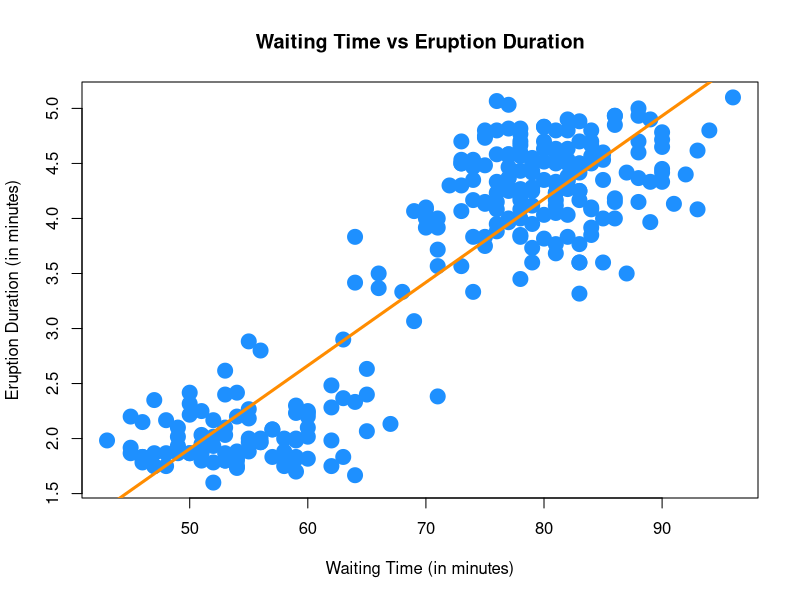
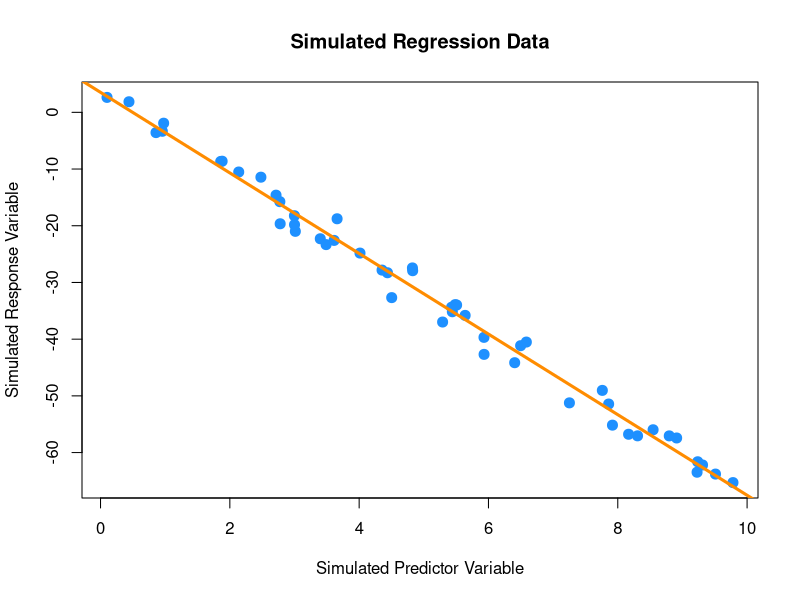
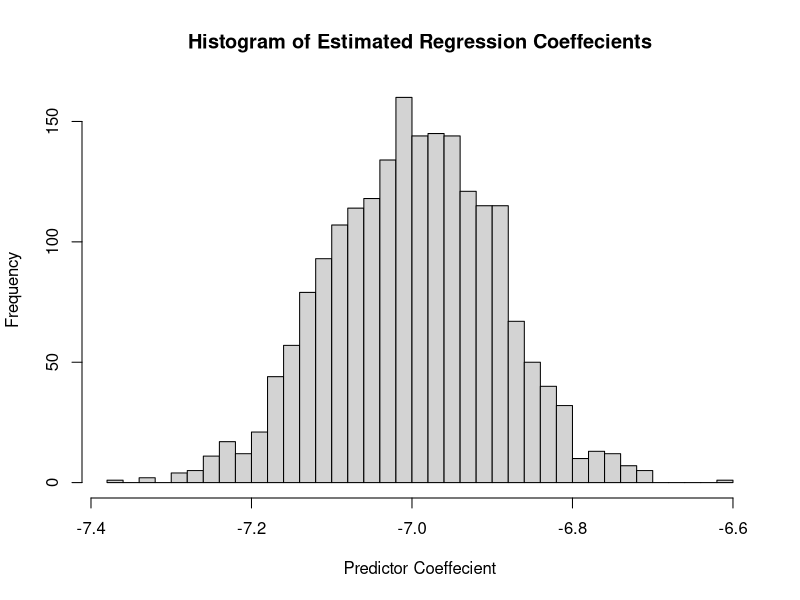
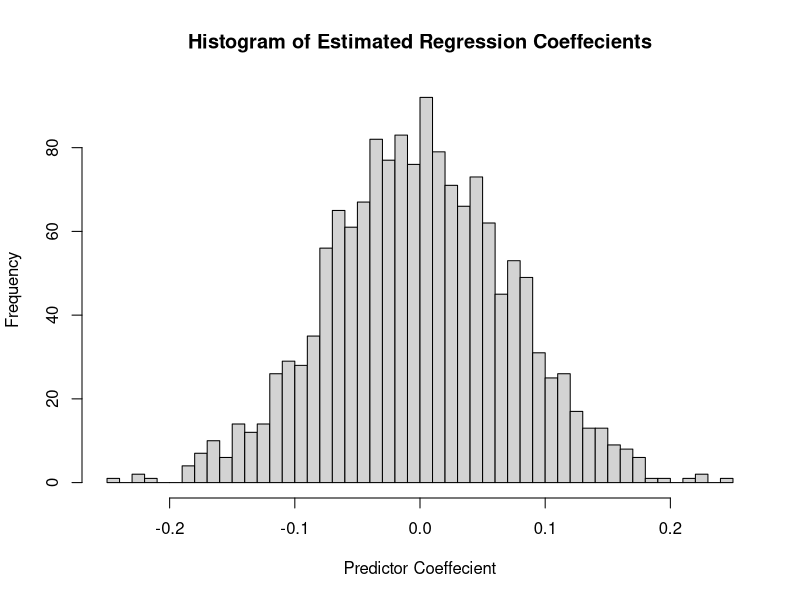
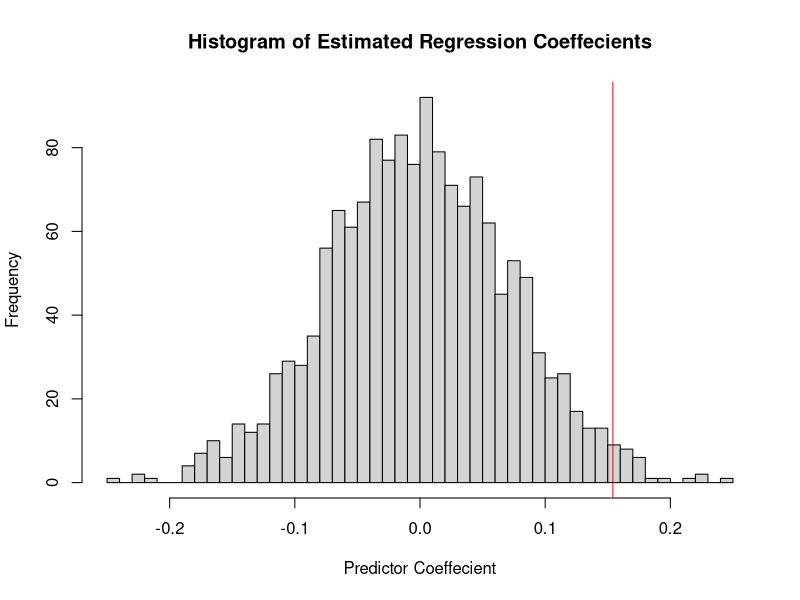
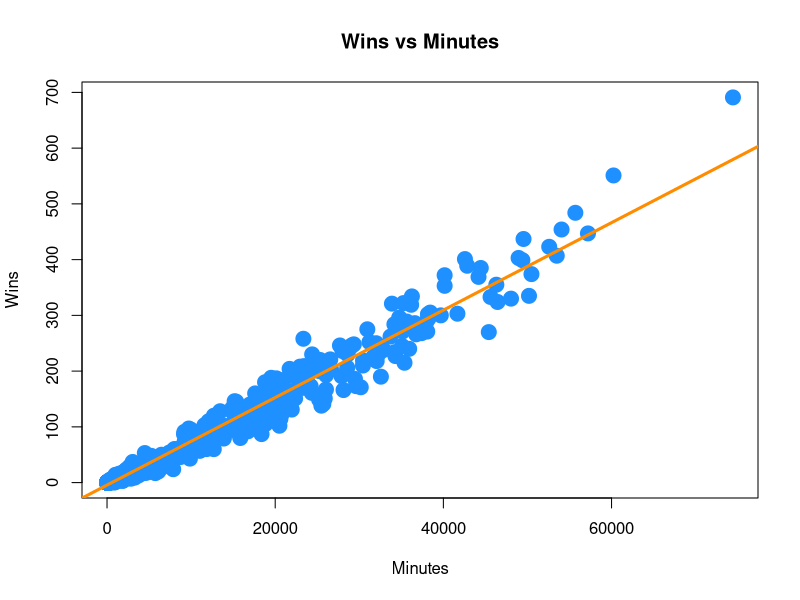
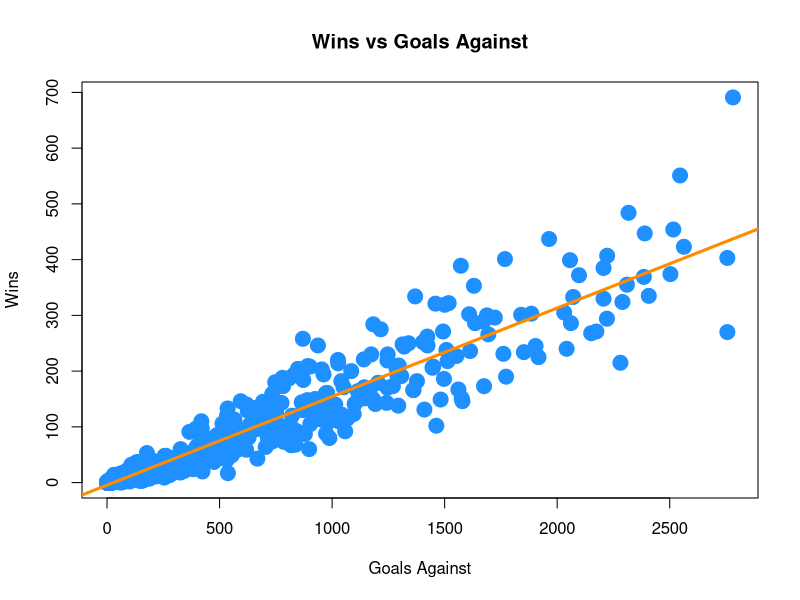
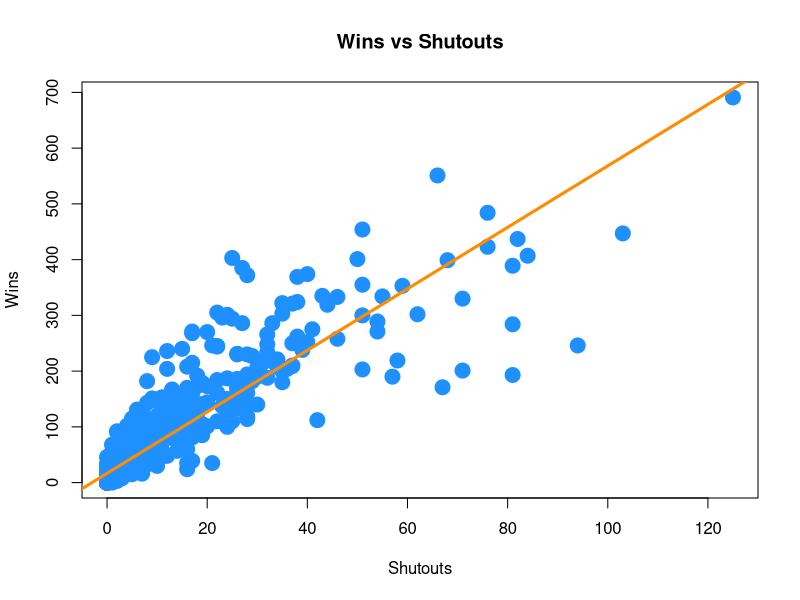

Here is the R script that generated these plots, in order:
## ---- chunk 1
knitr::opts_chunk$set(echo = TRUE)
## ---- chunk 2
faithful_model = lm(eruptions~waiting, data = faithful)
summary(faithful_model)
## ---- chunk 3
faithful_model["coefficients"]
## ---- chunk 4
predict(faithful_model,data.frame(waiting = 80))
## ---- chunk 5
predict(faithful_model,data.frame(waiting = 120))
## ---- chunk 6
sum(faithful_model$residuals^2)
sum((faithful_model$fitted.values - faithful$eruptions)^2)
## ---- chunk 7
plot(eruptions ~ waiting, data = faithful,
xlab = "Waiting Time (in minutes)", ylab = "Eruption Duration (in minutes)", main = "Waiting Time vs Eruption Duration", pch = 20,
cex = 3,
col = "dodgerblue")
abline(faithful_model, lwd = 3, col = "darkorange")
## ---- chunk 8
SST = sum((faithful$eruptions - mean(faithful$eruptions)) ^ 2)
SSReg = sum((faithful_model$fitted.values - mean(faithful$eruptions)) ^ 2) 
R2 = SSReg/SST
R2

summary(faithful_model)$r.squared

## ---- chunk 9
get_sd_est = function(model_resid, mle=FALSE){
SSE = sum(model_resid ^ 2)
if (mle == TRUE){
  sqrt(SSE / (length(model_resid) - 2))
} else {
  sqrt(SSE / length(model_resid))
}
}
## ---- chunk 10
get_sd_est(faithful_model$residuals)
## ---- chunk 11
get_sd_est(faithful_model$residuals,TRUE)
## ---- chunk 12
summary(faithful_model)$sigma
## ---- chunk 13
birthday = 19920120
set.seed(birthday)
## ---- chunk 14
x = runif(n = 50, 0, 10)
## ---- chunk 15
sim_slr = function(n, x, beta_0, beta_1, sigma = 1) { epsilon = rnorm(n, mean = 0, sd = sigma)
y = beta_0 + beta_1 * x + epsilon 
data.frame(predictor = x, response = y)
}
x = runif(n = 50, 0, 10)
sim_data = sim_slr(n = 50, x = x, beta_0 = 3, beta_1 = -7, sigma = 2)
head(sim_data)
## ---- chunk 16
sim_fit = lm(response ~ predictor, data = sim_data)
coef(sim_fit)

## ---- chunk 17
plot(response ~ predictor, data = sim_data, 
     xlab = "Simulated Predictor Variable", 
     ylab = "Simulated Response Variable", 
     main = "Simulated Regression Data", 
     pch = 20,cex = 2,col = "dodgerblue")
abline(sim_fit, lwd = 3, col = "darkorange")

## ---- chunk 18
beta_hat_1 = apply(data.frame(rep(0,2000)), 1, function(y) coef(lm(response ~ predictor, data = sim_slr(n = 50, x = x, beta_0 = 3, beta_1 = -7, sigma = 2)))["predictor"])
head(beta_hat_1)
## ---- chunk 19
mean(beta_hat_1)
sd(beta_hat_1)
## ---- chunk 20
hist(beta_hat_1, breaks = 50, 
      main = "Histogram of Estimated Regression Coeffecients",
      xlab = "Predictor Coeffecient")
## ---- chunk 21
birthday = 19920120
set.seed(birthday)
## ---- chunk 22
x = runif(n = 25, 0, 10)
## ---- chunk 23
beta_hat_1 = apply(data.frame(rep(0,1500)), 1, function(y) coef(lm(response ~ predictor, data = sim_slr(n = 25, x = x, beta_0 = 10, beta_1 = 0, sigma = 1)))["predictor"])
head(beta_hat_1)
## ---- chunk 24
hist(beta_hat_1, breaks = 50, 
      main = "Histogram of Estimated Regression Coeffecients",
      xlab = "Predictor Coeffecient")
## ---- chunk 25
skeptic <- read.csv("skeptic.csv")
beta_1_hat = coef(lm(response ~ predictor, data = skeptic))["predictor"]
beta_1_hat
## ---- chunk 26
hist(beta_hat_1, breaks = 50, 
      main = "Histogram of Estimated Regression Coeffecients",
      xlab = "Predictor Coeffecient")
abline(v = beta_1_hat, col = "red")
## ---- chunk 27
prop = length(beta_hat_1[beta_hat_1 > beta_1_hat])/length(beta_hat_1)
prop
2*prop
## ---- chunk 28
within_95 = beta_1_hat < (mean(beta_hat_1) + 2*sd(beta_hat_1))
within_95
## ---- chunk 29
goalies <- read.csv("goalies.csv")
model = lm(W ~ MIN, data = goalies)
RMSE = sqrt(sum((model$residuals)^2)/length(goalies$W))
RMSE
plot(W ~ MIN, data = goalies,
xlab = "Minutes", ylab = "Wins", main = "Wins vs Minutes", pch = 20,
cex = 3,
col = "dodgerblue")
abline(model, lwd = 3, col = "darkorange")
## ---- chunk 30
goalies <- read.csv("goalies.csv")
model = lm(W ~ GA, data = goalies)
RMSE = sqrt(sum((model$residuals)^2)/length(goalies$W))
RMSE
plot(W ~ GA, data = goalies,
xlab = "Goals Against", ylab = "Wins", main = "Wins vs Goals Against", pch = 20,
cex = 3,
col = "dodgerblue")
abline(model, lwd = 3, col = "darkorange")
## ---- chunk 31
goalies <- read.csv("goalies.csv")
model = lm(W ~ SO, data = goalies)
RMSE = sqrt(sum((model$residuals)^2)/length(goalies$W))
RMSE
plot(W ~ SO, data = goalies,
xlab = "Shutouts", ylab = "Wins", main = "Wins vs Shutouts", pch = 20,
cex = 3,
col = "dodgerblue")
abline(model, lwd = 3, col = "darkorange")
## ---- chunk 32
goalies[goalies$Player=="Ed Belfour*","W"]
